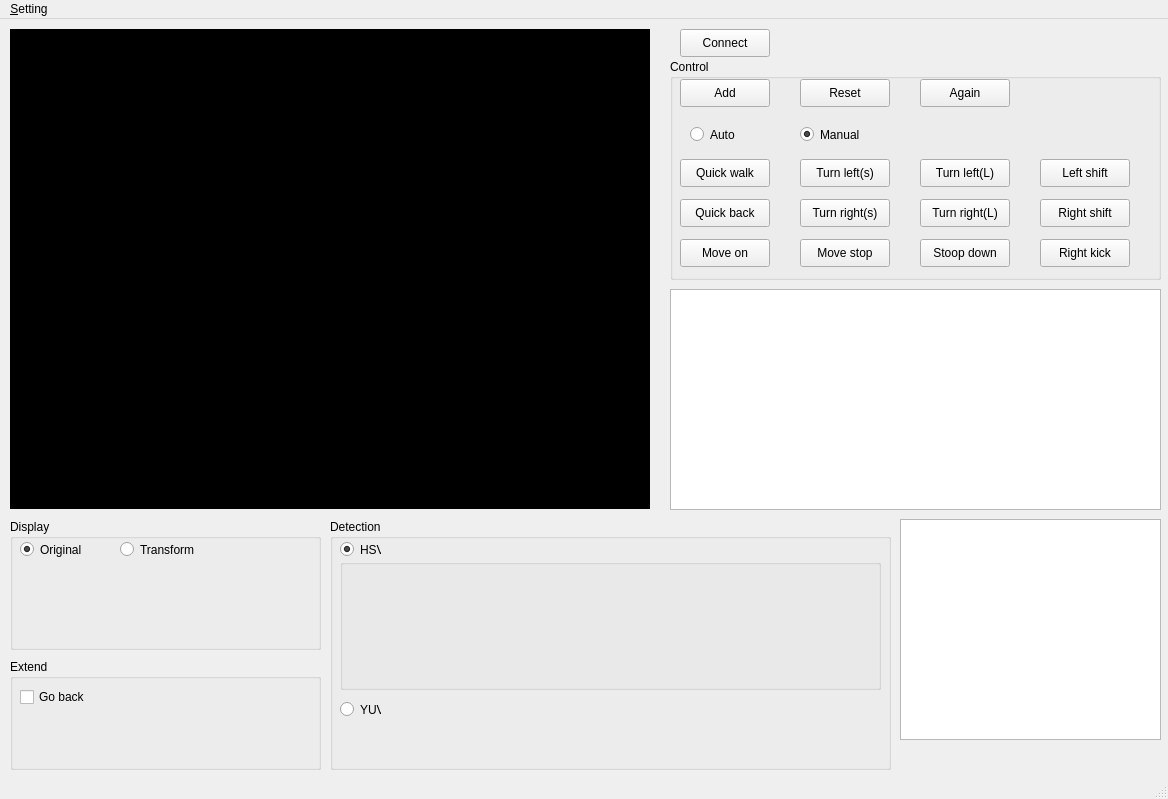
<?xml version="1.0" encoding="UTF-8"?>
<ui version="4.0">
 <class>VideoArea</class>
 <widget class="QMainWindow" name="VideoArea">
  <property name="geometry">
   <rect>
    <x>0</x>
    <y>0</y>
    <width>1168</width>
    <height>799</height>
   </rect>
  </property>
  <property name="minimumSize">
   <size>
    <width>1127</width>
    <height>768</height>
   </size>
  </property>
  <property name="windowTitle">
   <string>ColorSegmentation</string>
  </property>
  <widget class="QWidget" name="centralwidget">
   <property name="sizePolicy">
    <sizepolicy hsizetype="Preferred" vsizetype="Preferred">
     <horstretch>0</horstretch>
     <verstretch>0</verstretch>
    </sizepolicy>
   </property>
   <widget class="QLabel" name="video_label">
    <property name="geometry">
     <rect>
      <x>10</x>
      <y>10</y>
      <width>640</width>
      <height>480</height>
     </rect>
    </property>
    <property name="sizePolicy">
     <sizepolicy hsizetype="Fixed" vsizetype="Fixed">
      <horstretch>0</horstretch>
      <verstretch>0</verstretch>
     </sizepolicy>
    </property>
    <property name="minimumSize">
     <size>
      <width>640</width>
      <height>480</height>
     </size>
    </property>
    <property name="styleSheet">
     <string notr="true">background-color: rgb(0, 0, 0);</string>
    </property>
    <property name="text">
     <string/>
    </property>
   </widget>
   <widget class="QGroupBox" name="format_groupBox">
    <property name="geometry">
     <rect>
      <x>10</x>
      <y>500</y>
      <width>311</width>
      <height>131</height>
     </rect>
    </property>
    <property name="title">
     <string>Display</string>
    </property>
    <widget class="QRadioButton" name="original_radio">
     <property name="geometry">
      <rect>
       <x>10</x>
       <y>20</y>
       <width>81</width>
       <height>21</height>
      </rect>
     </property>
     <property name="text">
      <string>Original</string>
     </property>
     <property name="checked">
      <bool>true</bool>
     </property>
    </widget>
    <widget class="QRadioButton" name="transform_radio">
     <property name="geometry">
      <rect>
       <x>110</x>
       <y>20</y>
       <width>81</width>
       <height>21</height>
      </rect>
     </property>
     <property name="text">
      <string>Transform</string>
     </property>
     <property name="checked">
      <bool>false</bool>
     </property>
    </widget>
    <widget class="QWidget" name="verticalLayoutWidget">
     <property name="geometry">
      <rect>
       <x>10</x>
       <y>40</y>
       <width>291</width>
       <height>81</height>
      </rect>
     </property>
     <layout class="QVBoxLayout" name="verticalLayout"/>
    </widget>
   </widget>
   <widget class="QPushButton" name="connect_btn">
    <property name="geometry">
     <rect>
      <x>680</x>
      <y>10</y>
      <width>90</width>
      <height>28</height>
     </rect>
    </property>
    <property name="text">
     <string>Connect</string>
    </property>
   </widget>
   <widget class="QGroupBox" name="groupBox_3">
    <property name="geometry">
     <rect>
      <x>670</x>
      <y>40</y>
      <width>491</width>
      <height>221</height>
     </rect>
    </property>
    <property name="title">
     <string>Control</string>
    </property>
    <widget class="QPushButton" name="record_btn">
     <property name="geometry">
      <rect>
       <x>10</x>
       <y>20</y>
       <width>90</width>
       <height>28</height>
      </rect>
     </property>
     <property name="text">
      <string>Add</string>
     </property>
     <property name="checkable">
      <bool>false</bool>
     </property>
    </widget>
    <widget class="QPushButton" name="reset_btn">
     <property name="geometry">
      <rect>
       <x>130</x>
       <y>20</y>
       <width>90</width>
       <height>28</height>
      </rect>
     </property>
     <property name="text">
      <string>Reset</string>
     </property>
     <property name="checkable">
      <bool>true</bool>
     </property>
    </widget>
    <widget class="QRadioButton" name="auto_radio">
     <property name="geometry">
      <rect>
       <x>20</x>
       <y>60</y>
       <width>71</width>
       <height>31</height>
      </rect>
     </property>
     <property name="text">
      <string>Auto</string>
     </property>
    </widget>
    <widget class="QRadioButton" name="manual_radio">
     <property name="geometry">
      <rect>
       <x>130</x>
       <y>60</y>
       <width>71</width>
       <height>31</height>
      </rect>
     </property>
     <property name="text">
      <string>Manual</string>
     </property>
     <property name="checked">
      <bool>true</bool>
     </property>
    </widget>
    <widget class="QPushButton" name="action_btn_1">
     <property name="geometry">
      <rect>
       <x>10</x>
       <y>100</y>
       <width>90</width>
       <height>28</height>
      </rect>
     </property>
     <property name="text">
      <string>Quick walk</string>
     </property>
    </widget>
    <widget class="QPushButton" name="action_btn_2">
     <property name="geometry">
      <rect>
       <x>10</x>
       <y>140</y>
       <width>90</width>
       <height>28</height>
      </rect>
     </property>
     <property name="text">
      <string>Quick back</string>
     </property>
    </widget>
    <widget class="QPushButton" name="action_btn_3">
     <property name="geometry">
      <rect>
       <x>130</x>
       <y>100</y>
       <width>90</width>
       <height>28</height>
      </rect>
     </property>
     <property name="text">
      <string>Turn left(s)</string>
     </property>
    </widget>
    <widget class="QPushButton" name="action_btn_4">
     <property name="geometry">
      <rect>
       <x>130</x>
       <y>140</y>
       <width>90</width>
       <height>28</height>
      </rect>
     </property>
     <property name="text">
      <string>Turn right(s)</string>
     </property>
    </widget>
    <widget class="QPushButton" name="action_btn_5">
     <property name="geometry">
      <rect>
       <x>250</x>
       <y>100</y>
       <width>90</width>
       <height>28</height>
      </rect>
     </property>
     <property name="text">
      <string>Turn left(L)</string>
     </property>
    </widget>
    <widget class="QPushButton" name="action_btn_6">
     <property name="geometry">
      <rect>
       <x>250</x>
       <y>140</y>
       <width>90</width>
       <height>28</height>
      </rect>
     </property>
     <property name="text">
      <string>Turn right(L)</string>
     </property>
    </widget>
    <widget class="QPushButton" name="action_btn_MoveOn">
     <property name="geometry">
      <rect>
       <x>10</x>
       <y>180</y>
       <width>90</width>
       <height>28</height>
      </rect>
     </property>
     <property name="text">
      <string>Move on</string>
     </property>
    </widget>
    <widget class="QPushButton" name="action_btn_MoveStop">
     <property name="geometry">
      <rect>
       <x>130</x>
       <y>180</y>
       <width>90</width>
       <height>28</height>
      </rect>
     </property>
     <property name="text">
      <string>Move stop</string>
     </property>
    </widget>
    <widget class="QPushButton" name="action_btn_7">
     <property name="geometry">
      <rect>
       <x>250</x>
       <y>180</y>
       <width>90</width>
       <height>28</height>
      </rect>
     </property>
     <property name="text">
      <string>Stoop down</string>
     </property>
    </widget>
    <widget class="QPushButton" name="action_btn_9">
     <property name="geometry">
      <rect>
       <x>370</x>
       <y>140</y>
       <width>90</width>
       <height>28</height>
      </rect>
     </property>
     <property name="text">
      <string>Right shift</string>
     </property>
    </widget>
    <widget class="QPushButton" name="action_btn_10">
     <property name="geometry">
      <rect>
       <x>370</x>
       <y>180</y>
       <width>90</width>
       <height>28</height>
      </rect>
     </property>
     <property name="text">
      <string>Right kick</string>
     </property>
    </widget>
    <widget class="QPushButton" name="action_btn_8">
     <property name="geometry">
      <rect>
       <x>370</x>
       <y>100</y>
       <width>90</width>
       <height>28</height>
      </rect>
     </property>
     <property name="text">
      <string>Left shift</string>
     </property>
    </widget>
    <widget class="QPushButton" name="again_btn">
     <property name="geometry">
      <rect>
       <x>250</x>
       <y>20</y>
       <width>90</width>
       <height>28</height>
      </rect>
     </property>
     <property name="text">
      <string>Again</string>
     </property>
     <property name="checkable">
      <bool>true</bool>
     </property>
    </widget>
   </widget>
   <widget class="LejuTbableWidget" name="tableWidget">
    <property name="geometry">
     <rect>
      <x>670</x>
      <y>270</y>
      <width>491</width>
      <height>221</height>
     </rect>
    </property>
   </widget>
   <widget class="QGroupBox" name="groupBox_4">
    <property name="geometry">
     <rect>
      <x>330</x>
      <y>500</y>
      <width>561</width>
      <height>251</height>
     </rect>
    </property>
    <property name="title">
     <string>Detection</string>
    </property>
    <widget class="QRadioButton" name="hsv_radio">
     <property name="geometry">
      <rect>
       <x>10</x>
       <y>20</y>
       <width>41</width>
       <height>21</height>
      </rect>
     </property>
     <property name="text">
      <string>HSV</string>
     </property>
     <property name="checked">
      <bool>true</bool>
     </property>
    </widget>
    <widget class="QGroupBox" name="hsvGroupBox">
     <property name="geometry">
      <rect>
       <x>10</x>
       <y>40</y>
       <width>541</width>
       <height>131</height>
      </rect>
     </property>
     <property name="title">
      <string/>
     </property>
     <widget class="QWidget" name="gridLayoutWidget">
      <property name="geometry">
       <rect>
        <x>10</x>
        <y>10</y>
        <width>521</width>
        <height>111</height>
       </rect>
      </property>
      <layout class="QGridLayout" name="hsv_slider_layout"/>
     </widget>
    </widget>
    <widget class="QRadioButton" name="yuv_radio">
     <property name="geometry">
      <rect>
       <x>10</x>
       <y>180</y>
       <width>41</width>
       <height>21</height>
      </rect>
     </property>
     <property name="text">
      <string>YUV</string>
     </property>
     <property name="checked">
      <bool>false</bool>
     </property>
    </widget>
    <widget class="QWidget" name="verticalLayoutWidget_2">
     <property name="geometry">
      <rect>
       <x>20</x>
       <y>200</y>
       <width>261</width>
       <height>41</height>
      </rect>
     </property>
     <layout class="QVBoxLayout" name="verticalLayout_2"/>
    </widget>
   </widget>
   <widget class="QTextEdit" name="textEdit">
    <property name="geometry">
     <rect>
      <x>900</x>
      <y>500</y>
      <width>261</width>
      <height>221</height>
     </rect>
    </property>
   </widget>
   <widget class="QGroupBox" name="groupBox">
    <property name="geometry">
     <rect>
      <x>10</x>
      <y>640</y>
      <width>311</width>
      <height>111</height>
     </rect>
    </property>
    <property name="title">
     <string>Extend</string>
    </property>
    <widget class="QCheckBox" name="goback_checkBox">
     <property name="geometry">
      <rect>
       <x>10</x>
       <y>30</y>
       <width>71</width>
       <height>16</height>
      </rect>
     </property>
     <property name="text">
      <string>Go back</string>
     </property>
    </widget>
   </widget>
  </widget>
  <widget class="QMenuBar" name="menubar">
   <property name="geometry">
    <rect>
     <x>0</x>
     <y>0</y>
     <width>1168</width>
     <height>23</height>
    </rect>
   </property>
   <widget class="QMenu" name="menu">
    <property name="title">
     <string>&amp;Setting</string>
    </property>
    <addaction name="action_Port"/>
    <addaction name="action_Area"/>
    <addaction name="action_Server_wifi"/>
    <addaction name="actionParam_setting"/>
   </widget>
   <addaction name="menu"/>
  </widget>
  <widget class="QStatusBar" name="statusbar"/>
  <action name="action_Port">
   <property name="text">
    <string>&amp;Port</string>
   </property>
  </action>
  <action name="action_Area">
   <property name="checkable">
    <bool>true</bool>
   </property>
   <property name="checked">
    <bool>false</bool>
   </property>
   <property name="text">
    <string>&amp;Debug view</string>
   </property>
  </action>
  <action name="action_Server_wifi">
   <property name="text">
    <string>&amp;Server wifi</string>
   </property>
  </action>
  <action name="actionParam_setting">
   <property name="text">
    <string>Param setting</string>
   </property>
  </action>
 </widget>
 <customwidgets>
  <customwidget>
   <class>LejuTbableWidget</class>
   <extends>QTableWidget</extends>
   <header>LejuTbableWidget.h</header>
  </customwidget>
 </customwidgets>
 <resources/>
 <connections/>
</ui>
